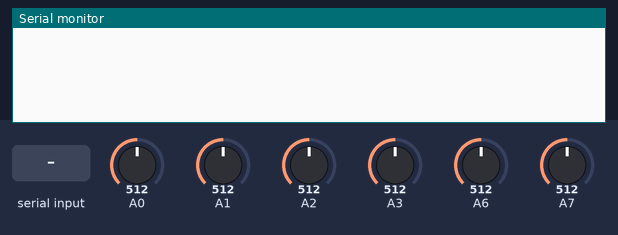
The program below on a simulated Arduino Nano, built with avr-gcc and run on an emulated ATmega328P. Parts: the last lines printed to the serial monitor. The test bench sets the inputs (shaded band); at power-on: A0 = 512, A1 = 512, A3 = 512, A2 = 512, A6 = 512, A7 = 512.

Above: at 1.2 s.
1.3 s: "p" received over Serial
At 1.37 s:
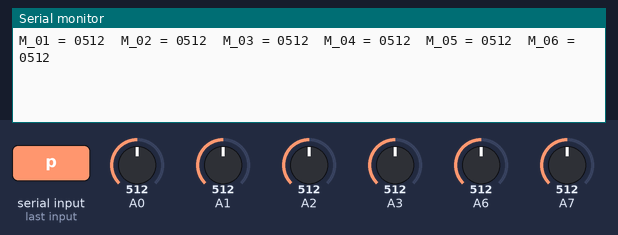
3.2 s: A0 set to 716
At 3.2 s:
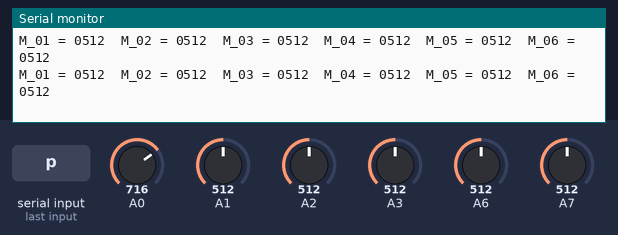
6.2 s: A1 set to 716
At 6.28 s:
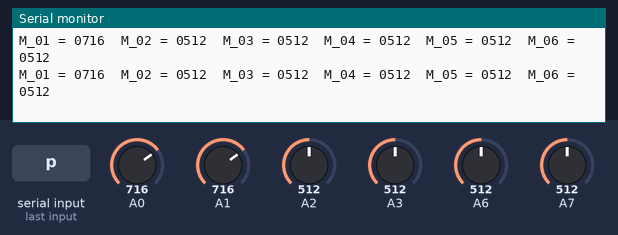
9.2 s: A3 set to 716
At 9.27 s:
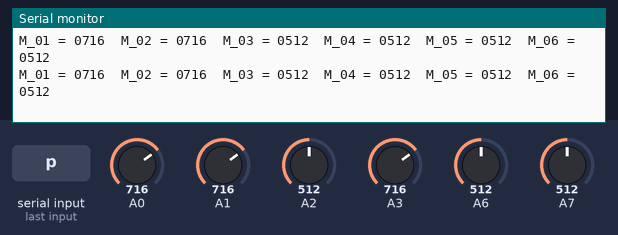
10.7 s: A2 set to 716
At 10.77 s:
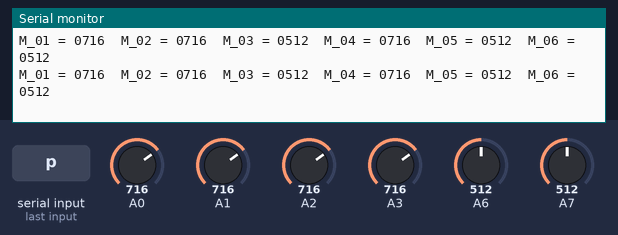
13.7 s: A6 set to 716
At 13.76 s:
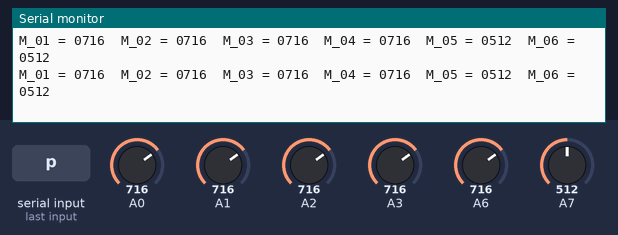

Measured:
- after the input at 1.3 s, the serial monitor: prints a new line at once (image 1)

The program:

main.cpp
```cpp
////////////////////////////////////////////////////////////////////////
//
//   ArduinoPLC - Module of Analogic Input
//   Software for Arduino NANO
//
////////////////////////////////////////////////////////////////////////

int Module_Number = 3; // Replace with the ID of Module

#include <Arduino.h>
#include <Wire.h>

bool Monitor_Program = false;
bool Monitor_Protocol = false;

bool Correct_Command = false;
String Memory_Number = "XX";
String Memory_Value = "XXXX";

unsigned long Timer_1_Control = 0;
int Timer_1_Value = 0;

String Memory_01 = "XXXX";
String Memory_02 = "XXXX";
String Memory_03 = "XXXX";
String Memory_04 = "XXXX";
String Memory_05 = "XXXX";
String Memory_06 = "XXXX";

String Value_Format(int Value)
{
  String Value_Formated = String(Value);

  if (Value < 1000)
  {
    Value_Formated = "0" + Value_Formated;
  }
  if (Value < 100)
  {
    Value_Formated = "0" + Value_Formated;
  }
  if (Value < 10)
  {
    Value_Formated = "0" + Value_Formated;
  }
  return Value_Formated;
}

void Monitor_Control()
{
  while (Serial.available())
  {
    char byteRec = Serial.read();

    if (byteRec == 'p')
    {
      Monitor_Program = !Monitor_Program;
    }
    if (byteRec == 'P')
    {
      Monitor_Protocol = !Monitor_Protocol;
    }
  }
}

void Memorys_to_GET()
{
  if (Memory_Number == "01")
  {
    Correct_Command = true;
    Memory_01 = Value_Format(analogRead(A0));
    Memory_Value = Memory_01;
  }
  if (Memory_Number == "02")
  {
    Correct_Command = true;
    Memory_02 = Value_Format(analogRead(A1));
    Memory_Value = Memory_02;
  }
  if (Memory_Number == "03")
  {
    Correct_Command = true;
    Memory_03 = Value_Format(analogRead(A2));
    Memory_Value = Memory_03;
  }
  if (Memory_Number == "04")
  {
    Correct_Command = true;
    Memory_04 = Value_Format(analogRead(A3));
    Memory_Value = Memory_04;
  }
  if (Memory_Number == "05")
  {
    Correct_Command = true;
    Memory_05 = Value_Format(analogRead(A6));
    Memory_Value = Memory_05;
  }
  if (Memory_Number == "06")
  {
    Correct_Command = true;
    Memory_06 = Value_Format(analogRead(A7));
    Memory_Value = Memory_06;
  }
}

void ReceiveEvent(int howMany)
{
  String Wire_Read = "";
  Correct_Command = false;

  while (Wire.available())
  {
    char byteRec = Wire.read();
    Wire_Read = Wire_Read + byteRec;
  }

  if (Wire_Read.substring(0, 5) == "/GET.")
  {
    if (Wire_Read.substring(5, 6) == String(Module_Number))
    {
      if (Wire_Read.substring(6, 7) == ".")
      {
        Memory_Number = Wire_Read.substring(7, 9);
        if (Wire_Read.substring(9, 10) == ":")
        {
          Memorys_to_GET();
        }
      }
    }
  }

  if (Monitor_Protocol == true)
  {
    Serial.print("Received: ");
    Serial.println(Wire_Read);
  }
}

void RequestEvent()
{
  String Info_to_Send = "X.XX=XXXX;";

  if (Correct_Command == false)
  {
    Info_to_Send = String(Module_Number) + "." + Memory_Number + "=" + "XXXX" + ";";
  }

  if (Correct_Command == true)
  {
    Info_to_Send = String(Module_Number) + "." + Memory_Number + "=" + Memory_Value + ";";
    Correct_Command = false;
  }

  Wire.write(Info_to_Send.c_str());

  if (Monitor_Protocol == true)
  {
    Serial.print("Sent: ");
    Serial.println(Info_to_Send);
  }
}

void Timer_1_Set()
{
  unsigned long currentMillis = millis();
  Timer_1_Control = currentMillis;
  Timer_1_Value = 1;
}

void Timer_1(unsigned long Interval)
{
  unsigned long currentMillis = millis();
  unsigned long Timer_Comparation = currentMillis - Timer_1_Control;
  if (Timer_Comparation > Interval)
  {
    Timer_1_Value = 0;
  }
}

void Program_Monitor()
{
  if (Monitor_Program == true)
  {
    Timer_1(1000);
    if (Timer_1_Value == 0)
    {
      Memory_01 = Value_Format(analogRead(A0));
      Memory_02 = Value_Format(analogRead(A1));
      Memory_03 = Value_Format(analogRead(A2));
      Memory_04 = Value_Format(analogRead(A3));
      Memory_05 = Value_Format(analogRead(A6));
      Memory_06 = Value_Format(analogRead(A7));

      Timer_1_Set();
    }

    Serial.print("M_01 = ");
    Serial.print(Memory_01);
    Serial.print("  ");
    Serial.print("M_02 = ");
    Serial.print(Memory_02);
    Serial.print("  ");
    Serial.print("M_03 = ");
    Serial.print(Memory_03);
    Serial.print("  ");
    Serial.print("M_04 = ");
    Serial.print(Memory_04);
    Serial.print("  ");
    Serial.print("M_05 = ");
    Serial.print(Memory_05);
    Serial.print("  ");
    Serial.print("M_06 = ");
    Serial.print(Memory_06);
    Serial.print("  ");
    Serial.println("");
  }
}

void setup()
{
  Wire.begin(Module_Number);
  Wire.onReceive(ReceiveEvent);
  Wire.onRequest(RequestEvent);

  Serial.begin(9600);

  pinMode(A0, INPUT);
  pinMode(A1, INPUT);
  pinMode(A2, INPUT);
  pinMode(A3, INPUT);
  pinMode(A6, INPUT);
  pinMode(A7, INPUT);
} // setup()

void loop()
{
  Monitor_Control();
  Program_Monitor();
} // loop()
```
